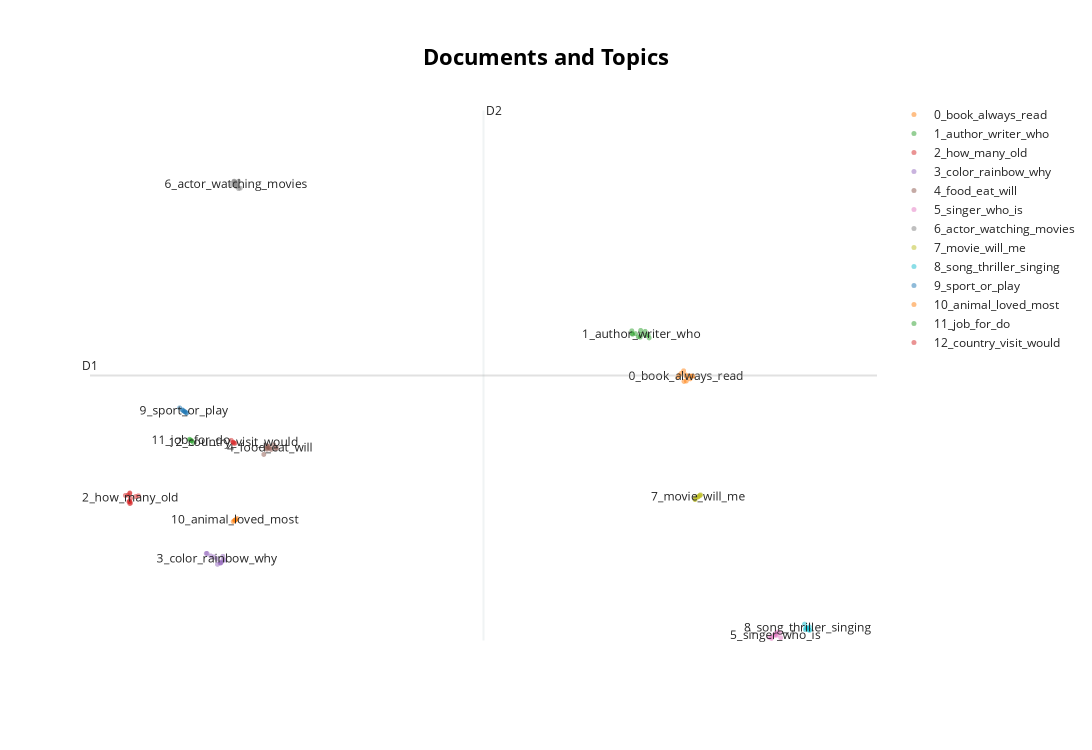

The cell this chart's notebook holds for it:
### Code cell
topic_model.visualize_documents(data_user_questions, embeddings=embeddings)

### Figure 1 — Plotly figure (JSON) as saved in the notebook; plotly's stock layout.template omitted (floating-point values rounded to 4 significant figures)
{"data": [{"hoverinfo": "text", "hovertext": [null], "marker": {"color": "#CFD8DC", "opacity": 0.5, "size": 5}, "mode": "markers+text", "name": "other", "showlegend": false, "type": "scattergl", "x": [null], "y": [null]}, {"hoverinfo": "text", "hovertext": ["Hi!! I like reading, what is your favorite book?", "Which book would you recommend reading?", "What is your bestselling book?", "Which book you always like to read?", "My favorite book is Frankenstein, and yours?", "What is the title of your favorite book?", "What is your favorite book?", "Which is the book you like the most?", "What’s your favorite book?", "Which book you always like to read?", "Do you have a favorite book?", "Which is your favorite book?", null], "marker": {"opacity": 0.5, "size": 5}, "mode": "markers+text", "name": "0_book_always_read", "text": ["", "", "", "", "", "", "", "", "", "", "", "", "0_book_always_read"], "textfont": {"size": 12}, "type": "scattergl", "x": [10.82, 10.62, 10.9, 10.66, 11.12, 11.03, 11.0, 10.81, 11.07, 10.72, 11.1, 10.88, 10.89], "y": [12.5, 12.71, 12.52, 12.78, 12.74, 12.62, 12.77, 12.99, 12.74, 12.87, 12.75, 12.8, 12.73]}, {"hoverinfo": "text", "hovertext": [null, "Who is your preferred author?", "Which is the writer you like the most?", "Who is your favorite writer?", "Who is your preferred writer?", "My favorite writer is Shakespeare, and yours?", "My favorite author is Shakespeare, and yours?", "Which is the author you like the most?", "Hi!! I like literature, who is your favorite writer?", "Do you have a favorite author?", "Who is your favorite author?", "Hi!! I like literature, who is your favorite author?"], "marker": {"opacity": 0.5, "size": 5}, "mode": "markers+text", "name": "1_author_writer_who", "text": ["1_author_writer_who", "", "", "", "", "", "", "", "", "", "", ""], "textfont": {"size": 12}, "type": "scattergl", "x": [9.389, 9.095, 9.073, 9.193, 9.081, 9.654, 9.619, 9.287, 9.521, 9.369, 9.351, 9.541], "y": [14.67, 14.68, 14.84, 14.71, 14.71, 14.51, 14.66, 14.57, 14.82, 14.86, 14.55, 14.62]}, {"hoverinfo": "text", "hovertext": ["How many times has the Earth gone around the sun since you were born?", "What is your age?", "How many turns around the sun do you have?", "Do you have any children?", "Do you have any kids?", "How old are you?", "May I know how old are you?", "How Old Did You Turn?", "How many kids do you have?", "How many children do you have?", "May I ask you how old are you?", null], "marker": {"opacity": 0.5, "size": 5}, "mode": "markers+text", "name": "2_how_many_old", "text": ["", "", "", "", "", "", "", "", "", "", "", "2_how_many_old"], "textfont": {"size": 12}, "type": "scattergl", "x": [-7.551, -7.72, -7.456, -7.893, -7.81, -7.746, -7.739, -7.754, -7.747, -7.742, -7.777, -7.721], "y": [7.181, 6.876, 7.218, 7.235, 7.246, 6.86, 6.946, 6.971, 7.323, 7.35, 6.944, 7.105]}, {"hoverinfo": "text", "hovertext": ["Why do you like the rainbow?", "What is your favorite color?", "Hi!! I like painting, what is your favorite color?", "Which is your favorite color?", "Why is it you love the rainbow?", "Tell me your favorite color?", "Which is the color you like the most?", "What is the reason do you like the rainbow?", "Which color do you prefer to wear?", "What color do you like to dress?", "My favorite color is green, and yours?", null], "marker": {"opacity": 0.5, "size": 5}, "mode": "markers+text", "name": "3_color_rainbow_why", "text": ["", "", "", "", "", "", "", "", "", "", "", "3_color_rainbow_why"], "textfont": {"size": 12}, "type": "scattergl", "x": [-5.184, -4.719, -4.921, -4.627, -5.156, -4.562, -4.807, -5.033, -4.68, -4.699, -4.624, -4.819], "y": [4.557, 4.117, 4.39, 4.425, 4.555, 4.253, 4.051, 4.441, 4.143, 4.114, 4.242, 4.299]}, {"hoverinfo": "text", "hovertext": ["Which food will you recommend me to try?", "Hi!! I like fish and chips, what is your favorite food?", "What is your favorite food?", "What is the best food you have ever eaten?", "Do you have a favorite food?", "Which is the food you like the most?", "My favorite food is pizza, and yours?", "Which is your favorite food?", "What kind of food do you prefer to eat?", "If you must choose a food to eat, which one will it be?", null], "marker": {"opacity": 0.5, "size": 5}, "mode": "markers+text", "name": "4_food_eat_will", "text": ["", "", "", "", "", "", "", "", "", "", "4_food_eat_will"], "textfont": {"size": 12}, "type": "scattergl", "x": [-3.11, -2.837, -2.849, -3.15, -3.254, -3.158, -2.919, -3.008, -3.108, -3.163, -3.056], "y": [9.454, 9.452, 9.392, 9.365, 9.13, 9.55, 9.578, 9.361, 9.497, 9.417, 9.42]}, {"hoverinfo": "text", "hovertext": ["Who singer do you like to listen to?", "My favorite singer is Michael Jackson, and yours?", "Which singer do you think is the best?", "Hi!! I like music, who is your favorite singer?", "Who is the singer do you like the most?", "Which singer is your favorite one?", "Who is your favorite singer?", "Which is the singer you like the most?", "Who is your preferred singer?", null], "marker": {"opacity": 0.5, "size": 5}, "mode": "markers+text", "name": "5_singer_who_is", "text": ["", "", "", "", "", "", "", "", "", "5_singer_who_is"], "textfont": {"size": 12}, "type": "scattergl", "x": [14.05, 13.67, 13.75, 14.06, 13.94, 13.76, 13.89, 13.95, 13.85, 13.88], "y": [0.8975, 0.6866, 0.6318, 0.6619, 0.779, 0.6906, 0.8609, 0.9221, 0.8052, 0.7706]}, {"hoverinfo": "text", "hovertext": ["Who do you think is the best actor?", "Hi!! I like watching movies, who is your favorite actor?", "Do you have any favorite actor?", "My favorite actor is Brad Pitt, and yours?", "Which is the actor you like the most?", "I enjoy watching movies of George Clooney, what about you?", "Who is your preferred actor?", "Which actor is your preferred one?", "Who is your favorite actor?", null], "marker": {"opacity": 0.5, "size": 5}, "mode": "markers+text", "name": "6_actor_watching_movies", "text": ["", "", "", "", "", "", "", "", "", "6_actor_watching_movies"], "textfont": {"size": 12}, "type": "scattergl", "x": [-4.215, -4.106, -4.043, -4.1, -4.254, -4.173, -4.247, -4.322, -4.187, -4.183], "y": [21.7, 21.75, 21.43, 21.41, 21.74, 21.5, 21.75, 21.58, 21.58, 21.6]}, {"hoverinfo": "text", "hovertext": ["Hi!! I like Star Wars, what is your favorite movie?", "Which movie will you rate as the best ever?", "Which is the movie you like the most?", "What is your favorite movie?", "Which is your favorite movie?", "My favorite movie is Dark Night, and yours?", "Which is your favorite film?", "Tell me what movie will you recommend me to watch?", null], "marker": {"opacity": 0.5, "size": 5}, "mode": "markers+text", "name": "7_movie_will_me", "text": ["", "", "", "", "", "", "", "", "7_movie_will_me"], "textfont": {"size": 12}, "type": "scattergl", "x": [11.2, 11.3, 11.36, 11.18, 11.35, 11.28, 11.2, 11.38, 11.28], "y": [7.049, 7.182, 7.221, 7.049, 7.248, 7.165, 7.132, 7.265, 7.164]}, {"hoverinfo": "text", "hovertext": ["Hi!! I like singing, what is your favorite song?", "What do you think is the best song ever?", "Which is the song you like the most?", "What is your favorite song?", "Which is your favorite song?", "My favorite song is Thriller, and yours?", "Do you have a favorite song?", null], "marker": {"opacity": 0.5, "size": 5}, "mode": "markers+text", "name": "8_song_thriller_singing", "text": ["", "", "", "", "", "", "", "8_song_thriller_singing"], "textfont": {"size": 12}, "type": "scattergl", "x": [14.89, 15.02, 14.86, 15.03, 14.9, 15.01, 14.95, 14.95], "y": [1.036, 1.162, 1.29, 1.014, 1.103, 1.008, 1.115, 1.104]}, {"hoverinfo": "text", "hovertext": ["My favorite sport is basketball, and yours?", "Which is the sport you like the most?", "Which is your favorite sport?", "Which sport do you love to watch or play?", "What is your favorite sport?", "Hi!! I like football, what is your favorite sport?", "What kind of sport do you like?", null], "marker": {"opacity": 0.5, "size": 5}, "mode": "markers+text", "name": "9_sport_or_play", "text": ["", "", "", "", "", "", "", "9_sport_or_play"], "textfont": {"size": 12}, "type": "scattergl", "x": [-6.073, -5.838, -5.852, -5.892, -5.903, -5.984, -5.963, -5.929], "y": [11.28, 11.04, 11.06, 11.09, 11.1, 11.19, 11.16, 11.13]}, {"hoverinfo": "text", "hovertext": ["Do you love any type of animal?", "Tell me your most loved animal?", "What is your favorite animal?", "Which animal do you like the most?", "What is your most loved kind of animal?", null], "marker": {"opacity": 0.5, "size": 5}, "mode": "markers+text", "name": "10_animal_loved_most", "text": ["", "", "", "", "", "10_animal_loved_most"], "textfont": {"size": 12}, "type": "scattergl", "x": [-4.218, -4.282, -4.15, -4.236, -4.19, -4.215], "y": [6.094, 6.026, 6.165, 6.075, 6.122, 6.097]}, {"hoverinfo": "text", "hovertext": ["What kind of job do you have?", "What do you do for work?", "What do you do for a living?", "What is your job?", null], "marker": {"opacity": 0.5, "size": 5}, "mode": "markers+text", "name": "11_job_for_do", "text": ["", "", "", "", "11_job_for_do"], "textfont": {"size": 12}, "type": "scattergl", "x": [-5.619, -5.745, -5.668, -5.713, -5.686], "y": [9.679, 9.832, 9.756, 9.802, 9.767]}, {"hoverinfo": "text", "hovertext": ["What is your favorite country?", "Do you have any favorite country to visit?", "Which country would you recommend me to visit?", "What is the best country would you recommend for a trip?", null], "marker": {"opacity": 0.5, "size": 5}, "mode": "markers+text", "name": "12_country_visit_would", "text": ["", "", "", "", "12_country_visit_would"], "textfont": {"size": 12}, "type": "scattergl", "x": [-4.283, -4.348, -4.22, -4.253, -4.276], "y": [9.697, 9.782, 9.643, 9.64, 9.691]}], "layout": {"annotations": [{"showarrow": false, "text": "D1", "x": -9.077, "y": 12.78, "yshift": 10}, {"showarrow": false, "text": "D2", "x": 4.104, "xshift": 10, "y": 25.02}], "height": 750, "shapes": [{"line": {"color": "#CFD8DC", "width": 2}, "type": "line", "x0": 4.104, "x1": 4.104, "y0": 0.5371, "y1": 25.02}, {"line": {"color": "#9E9E9E", "width": 2}, "type": "line", "x0": -9.077, "x1": 17.29, "y0": 12.78, "y1": 12.78}], "title": {"font": {"color": "Black", "size": 22}, "text": "<b>Documents and Topics", "x": 0.5, "xanchor": "center", "yanchor": "top"}, "width": 1200, "xaxis": {"visible": false}, "yaxis": {"visible": false}}}
